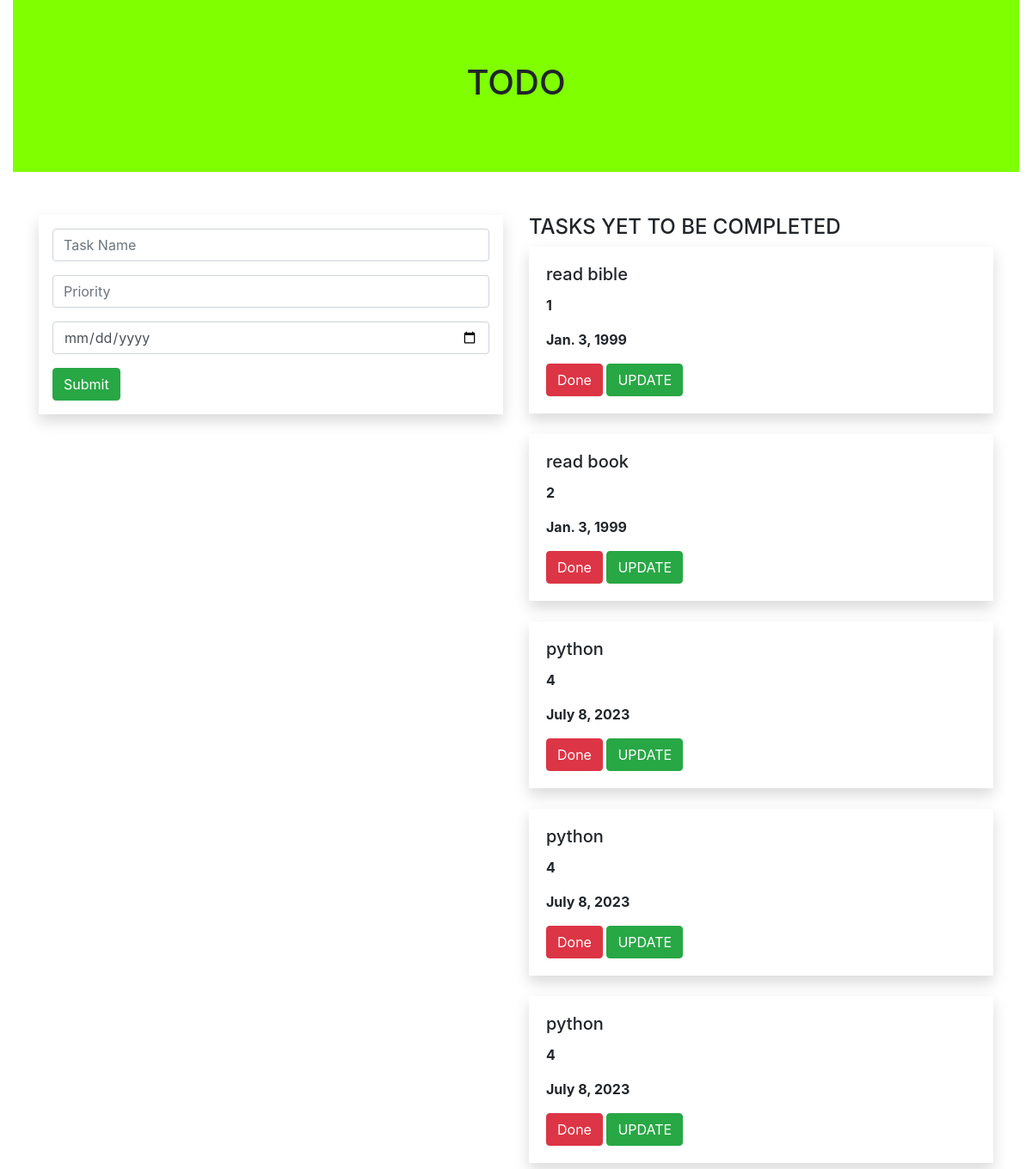
The page / on the database its author committed.
### apptodo/models.py (models this page shows, shortened)
class Task(models.Model):
    name = models.CharField(max_length=250)
    priority = models.IntegerField()
    date = models.DateField()

### apptodo/views.py (the view)
# urls.py: path('', views.home, name='home'),
def home(request):
    task1= Task.objects.all()
    if request.method == 'POST':
        name=request.POST.get('task', '')
        priority = request.POST.get('priority', '')
        date = request.POST.get('date', '')
        task=Task(name=name,priority=priority,date=date)
        task.save()
    return render(request, 'home.html',{'task1':task1})

### templates/home.html (shortened to what this page needs)
{% extends 'base.html' %}
{% block content %}
<div class="container-fluid">
    <div class="row">
        <div class="col-md-12">
            <div class="banner">
                <div class="banner-text">
                    <h1> TODO </h1>
                </div>
            </div>
        </div>
    </div>
</div>
<div class="container">
    <div class="row">
        <div class="col-md-6">
            <form method="POST" class="p-3 shadow">
                <div class="form-group">
                    <input type="text" class="form-control" name="task" placeholder="Task Name">
                </div>
                <div class="form-group">
                    <input type="text" class="form-control" name="priority" placeholder="Priority">
                </div>
                <div class="form-group">
                    <input type="date" class="form-control" name="date" placeholder="DATE">
                </div>
                <input type="submit" class="btn btn-success">
            </form>
        </div>
        <div class="col-md-6">
            <h4> TASKS YET TO BE COMPLETED</h4>
            {% for i in task1 %}
            <div class="shadow-card shadow">
                <div class="card-body">
                    <h5 class="card-title"> {{i.name}} </h5>
                    <p><b>{{i.priority}}</b></p>
                    <p><b>{{i.date}}</b></p>
                    <a class="btn btn-danger" href="{% url 'delete' i.id %}"> Done </a>
                    <a class="btn btn-success" href="{% url 'update' i.id %}"> UPDATE </a>
                </div>
            </div>
            <br>
            {% endfor %}
        </div>
    </div>
</div>
{% endblock %}

### templates/base.html (shortened to what this page needs)
{% load static %}
<!DOCTYPE html>
<html lang="en">
<head>
<link rel="stylesheet" href="https://cdn.jsdelivr.net/npm/bootstrap@4.6.2/dist/css/bootstrap.min.css">
<link rel="stylesheet" href="{% static 'style.css' %}">
</head>
<body>
{% block content %}
{% endblock %}
</body>
</html>

### static/style.css (style rules this page uses)
.banner { background-color: chartreuse; width: 100%; height: 200px; display: flex; justify-content: center; align-items: center; margin-bottom: 50px; position: relative; }
.banner-text { position: absolute; top: 50%; left: 50%; transform: translate(-50%, -50%); }

### rows shown on the page
Task: name "read bible", priority "1", date "Jan. 3, 1999"
Task: name "read book", priority "2", date "Jan. 3, 1999"
Task: name "python", priority "4", date "July 8, 2023"
Task: name "python", priority "4", date "July 8, 2023"
Task: name "python", priority "4", date "July 8, 2023"
